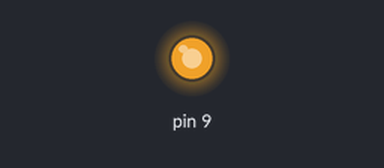
Bench run of a sketch on a simulated Arduino Uno, built with avr-gcc and run on an emulated ATmega328P. Parts: output pins drawn as LEDs (lit = HIGH).

Above: at 0.1 s.
Timing chart, 0 to 1.6 s (numbered marks = the images above):
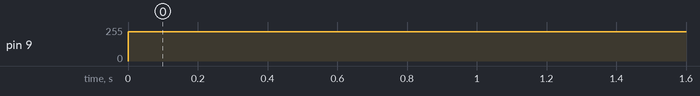

The sketch:

PWM_Car_Motor_Control_Test_12-11.ino
```cpp
  int Speed = 30;
  int TrueSpeed;
void setup() {

pinMode(9, OUTPUT);
}

void loop() {
  TrueSpeed = Speed + 191;
    analogWrite(9, TrueSpeed);
}

//254 = Full Forward
//191 = Stop
//127 = Full Backwards
//+-14 = Barely Moving
//+-30 = Reasonable Speed
```

Measured:
- by itself, pin 9: 0/255 → 221/255 at 0.00 s
